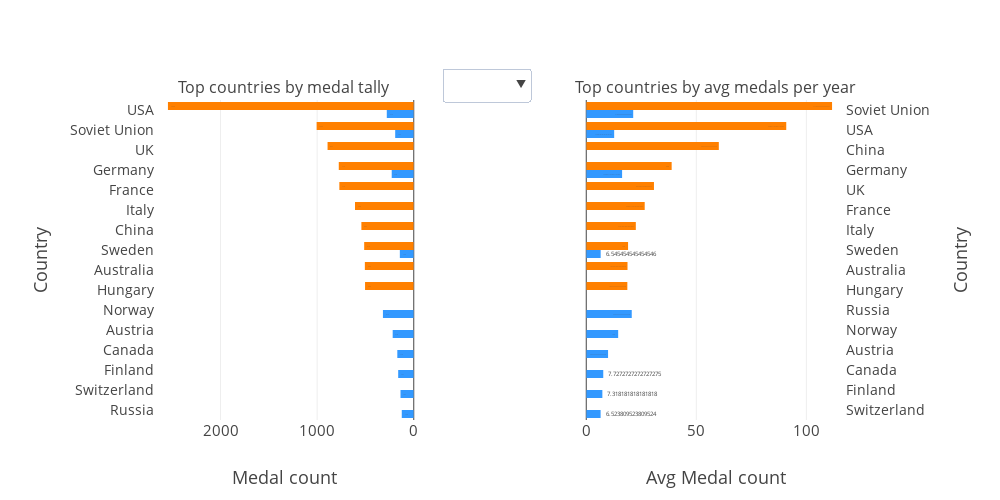

This figure's notebook cell:
### Code cell
init_notebook_mode(connected=True)

data3 = go.Bar(y=df_medals_summer.region, x=df_medals_summer.medal_tally, text=df_medals_summer.medal_tally, hoverinfo='text', 
               name='Summer', marker=dict(color='#ff8000'), orientation='h')
data4 = go.Bar(y=df_medals_winter.region, x=df_medals_winter.medal_tally, text=df_medals_winter.medal_tally, hoverinfo='text', 
               name='Winter', marker=dict(color='#3399ff'), orientation='h')
data5 = go.Bar(y=df_avg_summer.region, x=df_avg_summer.avg_medals, text=df_avg_summer.avg_medals, hoverinfo='text', 
               name='Summer', marker=dict(color='#ff8000'), showlegend=False, orientation='h')
data6 = go.Bar(y=df_avg_winter.region, x=df_avg_winter.avg_medals, text=df_avg_winter.avg_medals, hoverinfo='text', 
               name='Winter', marker=dict(color='#3399ff'), showlegend=False, orientation='h')

data = [data3, data4, data5, data6]


fig2 = tools.make_subplots(rows=1, cols=2, subplot_titles=('Top countries by medal tally', 
                                                           'Top countries by avg medals per year'), 
                           horizontal_spacing=0.25)

fig2.append_trace(data3, 1,1)
fig2.append_trace(data4, 1, 1)
fig2.append_trace(data5, 1, 2)
fig2.append_trace(data6, 1, 2)

fig2['layout']['yaxis1'].update(title='Country', titlefont=dict(size=18), automargin=True)
fig2['layout']['yaxis2'].update(title='Country', titlefont=dict(size=18), automargin=True)

fig2['layout']['xaxis1'].update(title='Medal count', titlefont=dict(size=18))
fig2['layout']['xaxis2'].update(title='Avg Medal count', titlefont=dict(size=18))

fig2['layout']['updatemenus'] = list([dict(active=-1, buttons=list([   
            dict(label='Summer', method='update',
                 args = [{'visible': [True, False]}, {'title': 'Top performers in Summer games', 
                                                      'titlefont': dict(size=20)}]),
            dict(label='Winter', method='update',
                 args = [{'visible': [False, True]}, {'title': 'Top performers in Winter games', 
                                                     'titlefont': dict(size=20)}])
            ]), direction='down', x=0.48, xanchor='center', y=1.1, yanchor='top' )])


fig2['layout'].update(height=500, width=1000, showlegend=False, 
                      xaxis=dict(autorange='reversed', tickfont=dict(size=15)),
                      xaxis2=dict(tickfont=dict(size=15)),
                      yaxis=dict(autorange='reversed', tickfont=dict(size=14), tickprefix="          "), 
                      yaxis2=dict(autorange='reversed', side='right', tickfont=dict(size=14), ticksuffix="          "))

plotly.offline.iplot(fig2, filename='Olympics2')

### Figure 1 — Plotly figure (JSON) as saved in the notebook; plotly's stock layout.template omitted (floating-point values rounded to 4 significant figures)
{"data": [{"hoverinfo": "text", "marker": {"color": "#ff8000"}, "name": "Summer", "orientation": "h", "text": ["2544", "1005", "892", "776", "770", "608", "542", "513", "506", "504"], "type": "bar", "uid": "78279582-abbc-11e8-a7c4-d0577b2f97ce", "x": [2544, 1005, 892, 776, 770, 608, 542, 513, 506, 504], "xaxis": "x", "y": ["USA", "Soviet Union", "UK", "Germany", "France", "Italy", "China", "Sweden", "Australia", "Hungary"], "yaxis": "y"}, {"hoverinfo": "text", "marker": {"color": "#3399ff"}, "name": "Winter", "orientation": "h", "text": ["319", "279", "228", "218", "192", "170", "161", "144", "137", "124"], "type": "bar", "uid": "7829f676-abbc-11e8-8804-d0577b2f97ce", "x": [319, 279, 228, 218, 192, 170, 161, 144, 137, 124], "xaxis": "x", "y": ["Norway", "USA", "Germany", "Austria", "Soviet Union", "Canada", "Finland", "Sweden", "Switzerland", "Russia"], "yaxis": "y"}, {"hoverinfo": "text", "marker": {"color": "#ff8000"}, "name": "Summer", "orientation": "h", "showlegend": false, "text": ["111.66666666666667", "90.85714285714286", "60.22222222222222", "38.8", "30.75862068965517", "26.551724137931036", "22.51851851851852", "19.0", "18.74074074074074", "18.666666666666668"], "type": "bar", "uid": "782c59dc-abbc-11e8-8969-d0577b2f97ce", "x": [111.7, 90.86, 60.22, 38.8, 30.76, 26.55, 22.52, 19, 18.74, 18.67], "xaxis": "x2", "y": ["Soviet Union", "USA", "China", "Germany", "UK", "France", "Italy", "Sweden", "Australia", "Hungary"], "yaxis": "y2"}, {"hoverinfo": "text", "marker": {"color": "#3399ff"}, "name": "Winter", "orientation": "h", "showlegend": false, "text": ["21.333333333333332", "20.666666666666668", "16.285714285714285", "14.5", "12.681818181818182", "9.909090909090908", "7.7272727272727275", "7.318181818181818", "6.545454545454546", "6.523809523809524"], "type": "bar", "uid": "782c59dd-abbc-11e8-af98-d0577b2f97ce", "x": [21.33, 20.67, 16.29, 14.5, 12.68, 9.909, 7.727, 7.318, 6.545, 6.524], "xaxis": "x2", "y": ["Soviet Union", "Russia", "Germany", "Norway", "USA", "Austria", "Canada", "Finland", "Sweden", "Switzerland"], "yaxis": "y2"}], "layout": {"annotations": [{"font": {"size": 16}, "showarrow": false, "text": "Top countries by medal tally", "x": 0.1875, "xanchor": "center", "xref": "paper", "y": 1, "yanchor": "bottom", "yref": "paper"}, {"font": {"size": 16}, "showarrow": false, "text": "Top countries by avg medals per year", "x": 0.8125, "xanchor": "center", "xref": "paper", "y": 1, "yanchor": "bottom", "yref": "paper"}], "height": 500, "showlegend": false, "updatemenus": [{"active": -1, "buttons": [{"args": [{"visible": [true, false]}, {"title": "Top performers in Summer games", "titlefont": {"size": 20}}], "label": "Summer", "method": "update"}, {"args": [{"visible": [false, true]}, {"title": "Top performers in Winter games", "titlefont": {"size": 20}}], "label": "Winter", "method": "update"}], "direction": "down", "x": 0.48, "xanchor": "center", "y": 1.1, "yanchor": "top"}], "width": 1000, "xaxis": {"anchor": "y", "autorange": "reversed", "domain": [0, 0.375], "tickfont": {"size": 15}, "title": "Medal count", "titlefont": {"size": 18}}, "xaxis2": {"anchor": "y2", "domain": [0.625, 1], "tickfont": {"size": 15}, "title": "Avg Medal count", "titlefont": {"size": 18}}, "yaxis": {"anchor": "x", "automargin": true, "autorange": "reversed", "domain": [0, 1], "tickfont": {"size": 14}, "tickprefix": "          ", "title": "Country", "titlefont": {"size": 18}}, "yaxis2": {"anchor": "x2", "automargin": true, "autorange": "reversed", "domain": [0, 1], "side": "right", "tickfont": {"size": 14}, "ticksuffix": "          ", "title": "Country", "titlefont": {"size": 18}}}}
